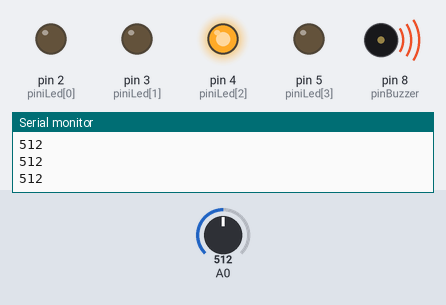
The sketch below on a simulated Arduino Uno, built with avr-gcc and run on an emulated ATmega328P. Parts: output pins drawn as LEDs (lit = HIGH), buzzer (waves = sounding), the last lines printed to the serial monitor. Inputs (shaded band) come from the test bench; at power-on: A0 = 512. Not simulated (calls return 0 or success): arduino_secrets.h.

Above: at 1.2 s.
1.3 s: A0 set to 495
2.8 s: A0 set to 470
At 3.6 s:
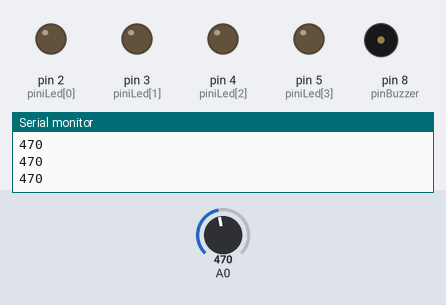
4.3 s: A0 set to 490
At 5.0 s:
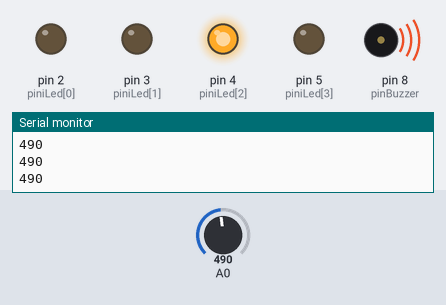
5.8 s: A0 set to 503
7.3 s: A0 set to 530
At 8.5 s:
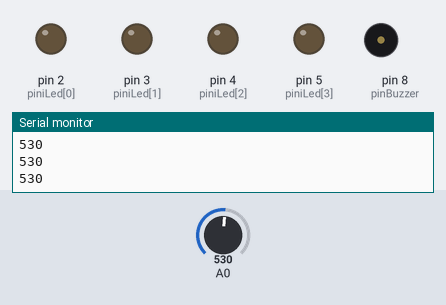
8.8 s: A0 set to 511
At 9.7 s:
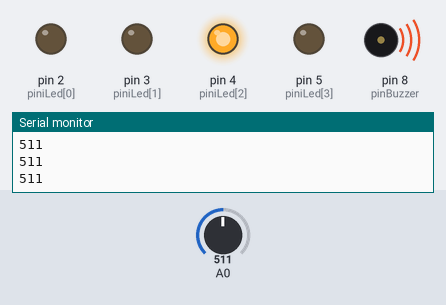
Timing chart, 0 to 11.3 s (numbered marks = the images above; inputs shaded):
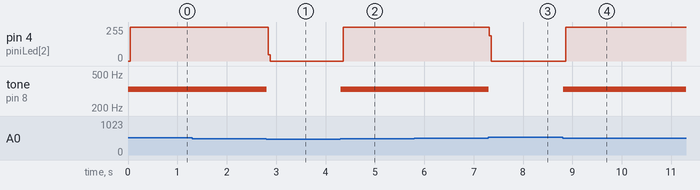

Measured:
- the behaviour switches between 480 and 479 on A0 (found by bisection; images 0 and 1)
- the behaviour switches between 515 and 516 on A0 (found by bisection; images 2 and 3)
- after the input at 2.8 s, pin 4 (piniLed[2]): 255/255 → 0/255 at once; tone on pin 8 (pinBuzzer): 330 Hz → silent at once
- after the input at 4.3 s, pin 4 (piniLed[2]): 0/255 → 255/255 after 0.06 s; tone on pin 8 (pinBuzzer): silent → 330 Hz at once
- after the input at 7.3 s, pin 4 (piniLed[2]): 255/255 → 0/255 at once; tone on pin 8 (pinBuzzer): 330 Hz → silent at once
- after the input at 8.8 s, pin 4 (piniLed[2]): 0/255 → 255/255 after 0.06 s; tone on pin 8 (pinBuzzer): silent → 330 Hz at once

The sketch:

lab_7.ino
```cpp
#include "arduino_secrets.h"

// --- CONFIGURARE ---
// FrecvenÈ ele notelor (Hz)
int nota_DO = 262;
int nota_RE = 294;
int nota_MI = 330;
int nota_FA = 349;

// VECTORI (ARRAYS)
// Lista cu pinii unde am legat LED-urile.
// Ordinea conteazÄ : {LED pt DO, LED pt RE, LED pt MI, LED pt FA}
// Indexul lor este:   0          1          2          3
int piniLed[] = {2, 3, 4, 5};

// Pinul Buzzerului
const int pinBuzzer = 8;

// --- FUNCÈ II AJUTÄ TOARE ---

// AceastÄ  funcÈ ie face "munca murdarÄ " de a stinge tot È i a aprinde doar ce trebuie.
// Parametrul 'index' ne spune care LED din listÄ  sÄ  se aprindÄ  (0, 1, 2 sau 3).
// DacÄ  primim -1, Ã®nseamnÄ  cÄ  stingem tot.
void aprindeLed(int index) {
  // 1. Stingem TOATE LED-urile (Reset)
  // Folosim un 'for' care numÄ rÄ  de la 0 la 3
  for (int i = 0; i < 4; i++) {
    digitalWrite(piniLed[i], LOW);
  }

  // 2. Aprindem doar LED-ul cerut, dacÄ  indexul este valid (nu e -1)
  if (index != -1) {
    digitalWrite(piniLed[index], HIGH);
  }
}

// --- SETUP ---
void setup() {
  Serial.begin(9600);
  pinMode(pinBuzzer, OUTPUT);

  // ConfigurÄ m toÈ i pinii LED-urilor ca OUTPUT folosind o buclÄ 
  // Asta Ã®nlocuieÈ te cele 4 linii pinMode scrise manual
  for (int i = 0; i < 4; i++) {
    pinMode(piniLed[i], OUTPUT);
  }
}

// --- LOOP ---
void loop() {
  int valoare = analogRead(A0);

  // Debug
  Serial.println(valoare);

  // --- LOGICA PRINCIPALÄ  ---
  // ObservÄ  cÃ¢t de curat este codul acum.
  // Doar o linie pentru sunet È i o linie pentru luminÄ .

  // BUTON 1 (DO) -> LED index 0 (Pin 2)
  if (valoare > 1015) {
    tone(pinBuzzer, nota_DO);
    aprindeLed(0);
  }

  // BUTON 2 (RE) -> LED index 1 (Pin 3)
  else if (valoare >= 990 && valoare <= 1010) {
    tone(pinBuzzer, nota_RE);
    aprindeLed(1);
  }

  // BUTON 3 (MI) -> LED index 2 (Pin 4)
  else if (valoare >= 480 && valoare <= 515) {
    tone(pinBuzzer, nota_MI);
    aprindeLed(2);
  }

  // BUTON 4 (FA) -> LED index 3 (Pin 5)
  else if (valoare >= 85 && valoare <= 115) {
    tone(pinBuzzer, nota_FA);
    aprindeLed(3);
  }

  // NIMIC APÄ SAT
  else {
    noTone(pinBuzzer);
    aprindeLed(-1); // -1 este codul nostru secret pentru "stinge tot"
  }
}
```
